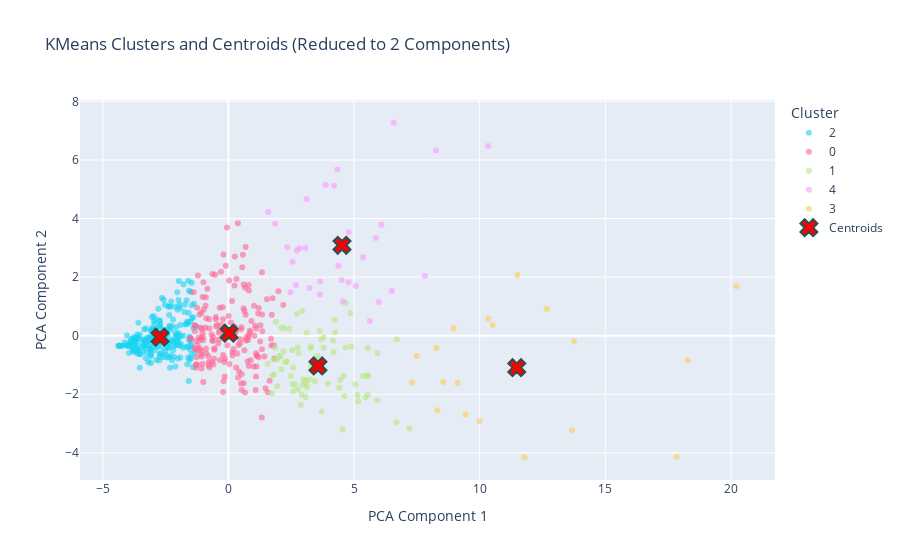

The cell this chart's notebook holds for it:
### Code cell
kmeans = KMeans(n_clusters=5, random_state=12345)
kmeans.fit(reduced_data)
labels = kmeans.labels_


# Step 3: Reduce to 2 PCA components for visualization
pca_2d = PCA(n_components=2)
reduced_data_2d = pca_2d.fit_transform(reduced_data)

# Project centroids into the 2D PCA space
centroids = pca_2d.transform(kmeans.cluster_centers_)


df_pca = pd.DataFrame(reduced_data_2d, columns=['PCA Component 1', 'PCA Component 2'])
df_pca['Cluster'] = labels.astype(str)  # Add cluster labels to the DataFrame

color_map = {0: 'red', 1: 'blue', 2: 'green', 3: 'orange', 4: 'purple'}
    
# Create the scatter plot using Plotly Express
fig = px.scatter(
        df_pca, 
        x='PCA Component 1', 
        y='PCA Component 2', 
        color='Cluster',  # Color by cluster labels
        color_discrete_map=color_map,  # Match the 'viridis' color scale
        opacity=0.6,  # Set transparency
        title='KMeans Clusters and Centroids (Reduced to 2 Components)',
        labels={'PCA Component 1': 'PCA Component 1', 'PCA Component 2': 'PCA Component 2'},
        template=None  # Optional: use a dark theme
    )

    # Add centroids to the plot as red 'x' markers
fig.add_scatter(
        x=centroids[:, 0], 
        y=centroids[:, 1], 
        mode='markers', 
        marker=dict(color='red', size=15, symbol='x', line=dict(width=2, color='DarkSlateGrey')),
        name='Centroids', 
        hoverinfo='text', 
        text=['Centroid'] * len(centroids)
)

    # Show the plot
fig.show()

### Figure 1 — Plotly figure (JSON) as saved in the notebook; plotly's stock layout.template omitted (floating-point values rounded to 4 significant figures; data arrays with more than 128 entries replaced by an {"elided": "..."} marker saying what was removed)
{"data": [{"hovertemplate": "Cluster=2<br>PCA Component 1=%{x}<br>PCA Component 2=%{y}<extra></extra>", "legendgroup": "2", "marker": {"color": "#19d3f3", "opacity": 0.6, "symbol": "circle"}, "mode": "markers", "name": "2", "orientation": "v", "showlegend": true, "type": "scatter", "x": {"elided": "238 float values"}, "xaxis": "x", "y": {"elided": "238 float values"}, "yaxis": "y"}, {"hovertemplate": "Cluster=0<br>PCA Component 1=%{x}<br>PCA Component 2=%{y}<extra></extra>", "legendgroup": "0", "marker": {"color": "#FF6692", "opacity": 0.6, "symbol": "circle"}, "mode": "markers", "name": "0", "orientation": "v", "showlegend": true, "type": "scatter", "x": {"elided": "175 float values"}, "xaxis": "x", "y": {"elided": "175 float values"}, "yaxis": "y"}, {"hovertemplate": "Cluster=1<br>PCA Component 1=%{x}<br>PCA Component 2=%{y}<extra></extra>", "legendgroup": "1", "marker": {"color": "#B6E880", "opacity": 0.6, "symbol": "circle"}, "mode": "markers", "name": "1", "orientation": "v", "showlegend": true, "type": "scatter", "x": [6.685, 2.93, 3.708, 5.36, 2.101, 1.94, 2.793, 3.79, 2.259, 2.765, 4.583, 3.439, 5.161, 1.801, 2.954, 2.569, 2.569, 2.882, 5.922, 2.917, 3.111, 1.564, 4.662, 3.277, 2.203, 2.008, 4.403, 5.515, 2.543, 4.613, 3.277, 3.134, 7.203, 2.198, 5.46, 3.091, 2.718, 2.758, 3.505, 3.237, 4.855, 4.188, 3.629, 5.564, 3.449, 3.795, 1.885, 2.48, 4.159, 2.66, 4.25, 1.852, 2.102, 5.545, 1.956, 1.737, 4.453, 5.546, 5.055, 1.74, 1.815, 3.692, 2.972, 3.542, 2.071, 4.886, 3.954, 5.138, 2.33, 3.287, 2.54, 6.697, 4.225, 4.537, 2.416, 3.071, 5.924, 3.083, 4.666], "xaxis": "x", "y": [-2.958, 0.8445, -2.584, -1.374, -1.141, -1.728, -0.5956, -0.4114, -0.8972, -1.844, -1.371, -1.554, -2.24, -0.8141, -1.684, -1.089, -1.905, -2.355, -0.5867, -2.015, 0.1115, -0.9583, -0.4047, -0.4296, 0.2555, -0.7156, -1.775, -1.383, -1.647, -2.069, -0.3637, -1.748, -3.168, -0.5286, -2.102, -1.617, 0.7403, -0.4034, -1.177, -1.498, 0.7762, -0.566, 0.1574, -1.344, -0.8582, -0.05436, 0.476, -1.378, -0.1616, -1.676, 0.115, -0.4133, 0.2838, -0.4183, -0.8117, -1.971, -1.514, -2.014, -1.661, -1.365, -1.316, -0.1264, -1.485, -0.6849, -0.6926, -0.3692, -1.629, -2.024, -0.8819, -1.043, -0.5008, -0.1195, 0.556, -3.195, 0.2343, -2.094, -2.214, -1.517, 1.118], "yaxis": "y"}, {"hovertemplate": "Cluster=4<br>PCA Component 1=%{x}<br>PCA Component 2=%{y}<extra></extra>", "legendgroup": "4", "marker": {"color": "#FF97FF", "opacity": 0.6, "symbol": "circle"}, "mode": "markers", "name": "4", "orientation": "v", "showlegend": true, "type": "scatter", "x": [4.779, 6.084, 3.868, 6.501, 1.582, 6.582, 3.06, 2.553, 2.726, 2.83, 7.815, 2.468, 5.985, 3.633, 5.356, 10.34, 2.681, 1.857, 4.505, 3.226, 5.071, 5.621, 8.268, 4.205, 4.378, 3.113, 4.551, 2.336, 3.659, 4.331, 5.863, 4.789], "xaxis": "x", "y": [1.826, 3.791, 5.144, 1.526, 4.223, 7.271, 2.992, 2.525, 2.917, 2.985, 2.041, 1.486, 1.15, 1.406, 2.68, 6.477, 1.728, 3.822, 1.9, 1.632, 1.696, 0.4994, 6.324, 5.122, 2.385, 4.668, 1.17, 3.016, 1.849, 5.676, 3.336, 3.54], "yaxis": "y"}, {"hovertemplate": "Cluster=3<br>PCA Component 1=%{x}<br>PCA Component 2=%{y}<extra></extra>", "legendgroup": "3", "marker": {"color": "#FECB52", "opacity": 0.6, "symbol": "circle"}, "mode": "markers", "name": "3", "orientation": "v", "showlegend": true, "type": "scatter", "x": [11.78, 10.35, 9.999, 8.281, 13.67, 8.963, 10.51, 11.51, 8.548, 8.316, 13.76, 12.67, 20.22, 18.28, 7.486, 9.118, 9.434, 17.84, 7.313], "xaxis": "x", "y": [-4.15, 0.5809, -2.91, -0.4211, -3.225, 0.2489, 0.3691, 2.073, -1.584, -2.547, -0.193, 0.918, 1.689, -0.8457, -0.6917, -1.611, -2.69, -4.145, -1.599], "yaxis": "y"}, {"hoverinfo": "text", "marker": {"color": "red", "line": {"color": "DarkSlateGrey", "width": 2}, "size": 15, "symbol": "x"}, "mode": "markers", "name": "Centroids", "text": ["Centroid", "Centroid", "Centroid", "Centroid", "Centroid"], "type": "scatter", "x": [0.02523, 3.561, -2.724, 11.48, 4.519], "y": [0.08677, -1.032, -0.04912, -1.091, 3.088]}], "layout": {"legend": {"title": {"text": "Cluster"}, "tracegroupgap": 0}, "title": {"text": "KMeans Clusters and Centroids (Reduced to 2 Components)"}, "xaxis": {"anchor": "y", "domain": [0, 1], "title": {"text": "PCA Component 1"}}, "yaxis": {"anchor": "x", "domain": [0, 1], "title": {"text": "PCA Component 2"}}}}
